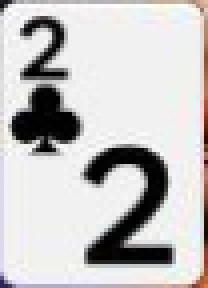
#> input picture card-reader/templates_shown/2c_1793285085452L.png, 52 x 72 px (shown 4 times larger); its folder holds only this picture in this run
$ python -i ocr.py   (imports and definitions only)
#> lines starting #> are read from the running program, lines starting #| are printed output that depends on the picture; after the words box and inside, x2 and y2 are one past the last pixel; in counts of white or black regions, pixels touching at a corner belong together
#> further down, picture is the input picture: shape (72, 52, 3); mean B, G, R 196.6, 196.7, 198.7
"""화면의 팟/스택 숫자 읽기 (Windows 내장 OCR, 한국어).

게임 표기 예: '194.6BB', '0BB', '84만 7500', '13만'.
작은 글씨는 오인식이 잦아서 전처리 3가지로 읽은 뒤 다수결로 고른다.
"만"은 '안/한/인/민'처럼 다른 한글로 읽히는 경우가 많아, 화면 전체의 표기 단위(BB / 만)를
기준으로 애매한 글자를 해석한다.
"""
import asyncio
import re
import threading
import time
from collections import Counter

import cv2
import numpy as np

try:
    from winrt.windows.globalization import Language
    from winrt.windows.graphics.imaging import BitmapAlphaMode, BitmapPixelFormat, SoftwareBitmap
    from winrt.windows.media.ocr import OcrEngine
    from winrt.windows.storage.streams import DataWriter
except ImportError:  # OCR 미지원 환경
    OcrEngine = None

TARGET_HEIGHT = 60  # 이 높이로 키워서 읽으면 작은 글씨 인식률이 크게 오름
_LOCK = threading.Lock()  # OCR 엔진을 여러 스레드(숫자/테이블 상태/닉네임)가 동시에 쓰면 충돌 → 한 번에 하나씩
HANGUL = re.compile(r"[가-힣]")


def available():
    return OcrEngine is not None and _engine() is not None


_ENGINE = []


# [17 lines left out: functions _engine, _bitmap, not called in this run]


WARM = 25  # R - B가 이보다 크면 따뜻한 색(구리색 테이블 레일, 금색 글자) — 숫자(연보라/흰색)가 아님


def _variants(img, suppress_warm=True):
#> called with suppress_warm = True
    scale = TARGET_HEIGHT / max(1, img.shape[0])
#> scale = 0.833
    big = cv2.resize(img, None, fx=scale, fy=scale, interpolation=cv2.INTER_CUBIC)
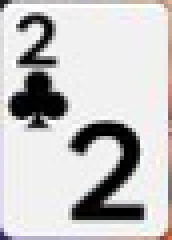
#> big: shape (60, 43, 3) (shown 4 times larger); mean B, G, R 198, 197.9, 199.5
    bg = [int(v) for v in np.median(big.reshape(-1, 3), 0)]
#> bg = [240, 240, 240]
    if suppress_warm:  # 숫자 뒤로 지나가는 레일 선이 '3'을 '#'로 바꾸는 등 → 배경색으로 지움
        big = big.copy()
        big[big[:, :, 2].astype(np.int16) - big[:, :, 0].astype(np.int16) > WARM] = bg
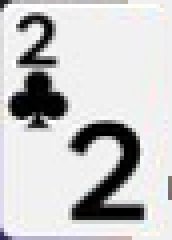
#> big: shape (60, 43, 3) (shown 4 times larger); 3.06% of pixels changed, all inside (x1, y1, x2, y2) = (32, 0, 43, 60)
    gray = cv2.cvtColor(big, cv2.COLOR_BGR2GRAY)
    _, binary = cv2.threshold(gray, 0, 255, cv2.THRESH_BINARY + cv2.THRESH_OTSU)
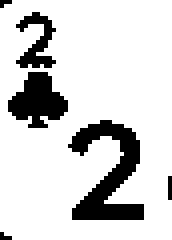
#> binary: shape (60, 43) (shown 4 times larger); 83% white; 6 black regions (3 under 20 px), largest, box (x1, y1, x2, y2) and area: (17, 30, 36, 55) 227, (2, 18, 17, 32) 130, (4, 3, 14, 17) 68
    binary = cv2.copyMakeBorder(255 - binary, 20, 20, 20, 20, cv2.BORDER_CONSTANT, value=255)
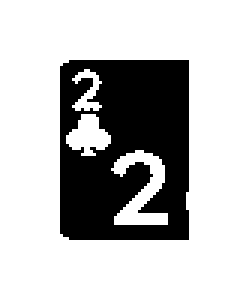
#> binary: shape (100, 83) (shown 3 times larger); 74.2% white; 1 black region, box (x1, y1, x2, y2) and area: (20, 20, 63, 80) 2141
    # 글자가 가장자리에 붙어 있으면 OCR이 앞뒤에 '1', '|' 같은 헛글자를 붙이거나 점을 빠뜨림 → 배경색 여백
    big = cv2.copyMakeBorder(big, 20, 20, 20, 20, cv2.BORDER_CONSTANT, value=bg)
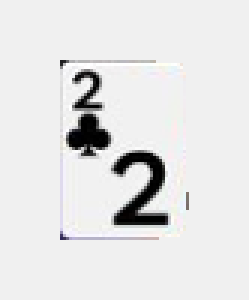
#> big: shape (100, 83, 3) (shown 3 times larger); mean B, G, R 227.9, 227.8, 227.9
    inv = cv2.copyMakeBorder(255 - gray, 20, 20, 20, 20, cv2.BORDER_CONSTANT, value=int(255 - np.median(gray)))
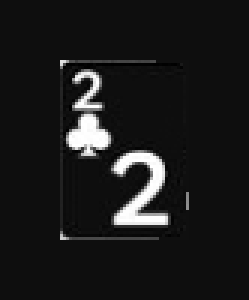
#> inv: shape (100, 83) (shown 3 times larger); min 0, max 255, mean 26.5
    return [big, inv, binary]


# [10 lines not run here, left out]


JITTER_MARGIN = 2
# 같은 영역을 몇 px씩 다르게 잘라 읽음 (왼, 위, 오른, 아래 추가 여백). Windows OCR은 특정 잘림 위치에서
# 빈 문자열을 내거나 소수점을 빠뜨리는 일이 있어(100BB → '', 32.7BB → 327BB) 여러 장의 다수결로 보완
JITTER = [(0, 0, 0, 0), (2, 2, 2, 2), (1, 0, 0, 0), (0, 0, 1, 0), (2, 1, 0, 1)]


# [28 lines left out: functions read_jittered, read_texts, not called in this run]


_WAITING = [0]   # 잠금을 기다리는 스레드 수 (대략값 — 양보할지 판단에만 씀)


# [20 lines left out: functions run_locked, _clean, not called in this run]


def _lost_dot(number):
    """'05' 처럼 0 으로 시작하는 두 자리 이상 정수 = 소수점을 놓친 것 ('0.5BB' 를 '05BB' 로 읽음) → '0.5'."""
    return "0." + number[1:] if re.fullmatch(r"0\d+", number) else number


# [64 lines left out: functions candidates, resolve, unit_hint, format_value, not called in this run]

>>> import cv2
>>> picture = cv2.imread('templates_shown/2c_1793285085452L.png')
>>> result = _variants(picture)
#> result = 3 items

$ run again, on card-reader/templates_shown/2c_1793285093736L.png
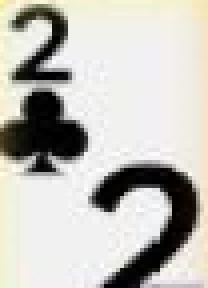
#> input picture card-reader/templates_shown/2c_1793285093736L.png, 52 x 72 px (shown 4 times larger)
#> picture is the input picture: shape (72, 52, 3); mean B, G, R 185.8, 191.7, 193.4
#> bg = [231, 239, 241]
#> in _variants, `binary = cv2.copyMakeBorder(255 - binary, 20, 20, 20, 20, cv2.BORDER_C..`:
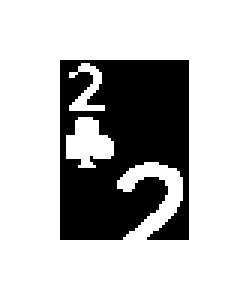
#> binary: shape (100, 83) (shown 3 times larger); 75.1% white; 1 black region, box (x1, y1, x2, y2) and area: (20, 20, 63, 80) 2069
#> in _variants, `inv = cv2.copyMakeBorder(255 - gray, 20, 20, 20, 20, cv2.BORDER_CONSTA..`:
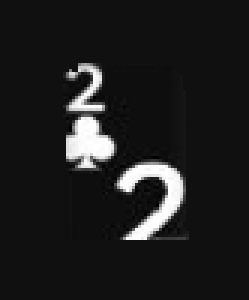
#> inv: shape (100, 83) (shown 3 times larger); min 0, max 255, mean 30.3
#> result = 3 items

$ run again, on card-reader/templates_shown/4c_1793292323087L.png
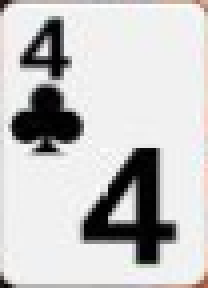
#> input picture card-reader/templates_shown/4c_1793292323087L.png, 52 x 72 px (shown 4 times larger)
#> picture is the input picture: shape (72, 52, 3); mean B, G, R 198.8, 199.1, 199.9
#> bg = [241, 241, 240]
#> in _variants, `binary = cv2.copyMakeBorder(255 - binary, 20, 20, 20, 20, cv2.BORDER_C..`:
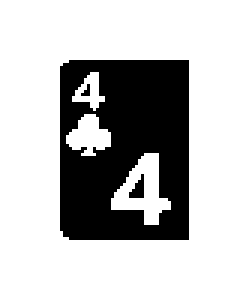
#> binary: shape (100, 83) (shown 3 times larger); 74.3% white; 3 black regions (1 under 20 px), largest, box (x1, y1, x2, y2) and area: (20, 20, 63, 80) 2106, (43, 58, 48, 66) 24
#> in _variants, `inv = cv2.copyMakeBorder(255 - gray, 20, 20, 20, 20, cv2.BORDER_CONSTA..`:
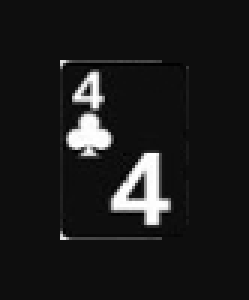
#> inv: shape (100, 83) (shown 3 times larger); min 0, max 255, mean 26.7
#> result = 3 items

$ run again, on card-reader/templates_shown/7c_1793284676348L.png
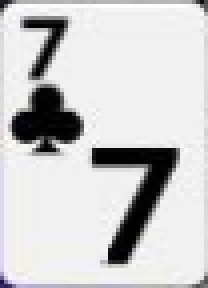
#> input picture card-reader/templates_shown/7c_1793284676348L.png, 52 x 72 px (shown 4 times larger)
#> picture is the input picture: shape (72, 52, 3); mean B, G, R 205.7, 205.2, 205.4
#> bg = [241, 241, 241]
#> in _variants, `binary = cv2.copyMakeBorder(255 - binary, 20, 20, 20, 20, cv2.BORDER_C..`:
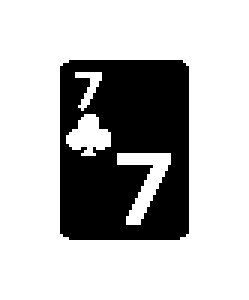
#> binary: shape (100, 83) (shown 3 times larger); 73.5% white; 1 black region, box (x1, y1, x2, y2) and area: (20, 20, 63, 80) 2202
#> in _variants, `inv = cv2.copyMakeBorder(255 - gray, 20, 20, 20, 20, cv2.BORDER_CONSTA..`:
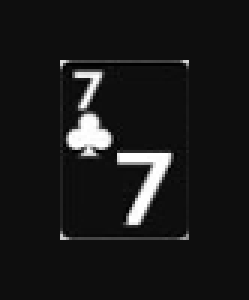
#> inv: shape (100, 83) (shown 3 times larger); min 0, max 255, mean 25
#> result = 3 items
